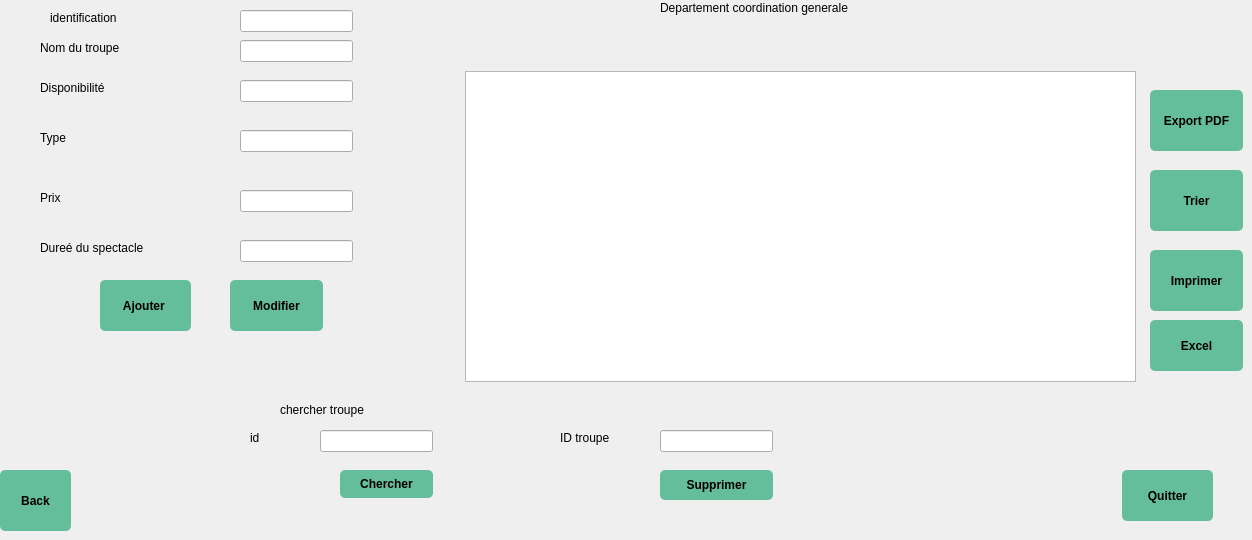
      <widget class="QWidget" name="tab_17">
       <attribute name="title">
        <string>Troupe musicale</string>
       </attribute>
       <widget class="QLabel" name="label_94">
        <property name="geometry">
         <rect>
          <x>40</x>
          <y>40</y>
          <width>101</width>
          <height>16</height>
         </rect>
        </property>
        <property name="text">
         <string>Nom du troupe</string>
        </property>
       </widget>
       <widget class="QLabel" name="label_95">
        <property name="geometry">
         <rect>
          <x>40</x>
          <y>80</y>
          <width>81</width>
          <height>16</height>
         </rect>
        </property>
        <property name="text">
         <string>Disponibilité</string>
        </property>
       </widget>
       <widget class="QLabel" name="label_96">
        <property name="geometry">
         <rect>
          <x>40</x>
          <y>130</y>
          <width>55</width>
          <height>16</height>
         </rect>
        </property>
        <property name="text">
         <string>Type</string>
        </property>
       </widget>
       <widget class="QLabel" name="label_97">
        <property name="geometry">
         <rect>
          <x>40</x>
          <y>190</y>
          <width>55</width>
          <height>16</height>
         </rect>
        </property>
        <property name="text">
         <string>Prix</string>
        </property>
       </widget>
       <widget class="QLabel" name="label_98">
        <property name="geometry">
         <rect>
          <x>40</x>
          <y>240</y>
          <width>121</width>
          <height>16</height>
         </rect>
        </property>
        <property name="text">
         <string>Dureé du spectacle</string>
        </property>
       </widget>
       <widget class="QLineEdit" name="lineEdit_nomt">
        <property name="geometry">
         <rect>
          <x>240</x>
          <y>40</y>
          <width>113</width>
          <height>22</height>
         </rect>
        </property>
       </widget>
       <widget class="QLineEdit" name="lineEdit_type_2">
        <property name="geometry">
         <rect>
          <x>240</x>
          <y>130</y>
          <width>113</width>
          <height>22</height>
         </rect>
        </property>
       </widget>
       <widget class="QLineEdit" name="lineEdit_prixt">
        <property name="geometry">
         <rect>
          <x>240</x>
          <y>190</y>
          <width>113</width>
          <height>22</height>
         </rect>
        </property>
       </widget>
       <widget class="QPushButton" name="ajoutertroupe">
        <property name="geometry">
         <rect>
          <x>100</x>
          <y>280</y>
          <width>91</width>
          <height>51</height>
         </rect>
        </property>
        <property name="styleSheet">
         <string notr="true">QPushButton {
padding: 5px;
border-radius: 5px;
background-color:rgb(101, 190, 155);
font-weight: bold;
}
QPushButton:hover
{
color :white;
}</string>
        </property>
        <property name="text">
         <string>Ajouter </string>
        </property>
       </widget>
       <widget class="QLabel" name="label_99">
        <property name="geometry">
         <rect>
          <x>660</x>
          <y>0</y>
          <width>221</width>
          <height>16</height>
         </rect>
        </property>
        <property name="text">
         <string>Departement coordination generale</string>
        </property>
       </widget>
       <widget class="QPushButton" name="pushButton_26">
        <property name="geometry">
         <rect>
          <x>1122</x>
          <y>470</y>
          <width>91</width>
          <height>51</height>
         </rect>
        </property>
        <property name="styleSheet">
         <string notr="true">QPushButton {
padding: 5px;
border-radius: 5px;
background-color:rgb(101, 190, 155);
font-weight: bold;
}
QPushButton:hover
{
color :white;
}</string>
        </property>
        <property name="text">
         <string>Quitter</string>
        </property>
       </widget>
       <widget class="QPushButton" name="pushButton_27">
        <property name="geometry">
         <rect>
          <x>0</x>
          <y>470</y>
          <width>71</width>
          <height>61</height>
         </rect>
        </property>
        <property name="styleSheet">
         <string notr="true">QPushButton {
padding: 5px;
border-radius: 5px;
background-color:rgb(101, 190, 155);
font-weight: bold;
}
QPushButton:hover
{
color :white;
}</string>
        </property>
        <property name="text">
         <string>Back</string>
        </property>
       </widget>
       <widget class="QLineEdit" name="lineEdit_disponibilitet">
        <property name="geometry">
         <rect>
          <x>240</x>
          <y>80</y>
          <width>113</width>
          <height>22</height>
         </rect>
        </property>
       </widget>
       <widget class="QLineEdit" name="lineEdit_duree">
        <property name="geometry">
         <rect>
          <x>240</x>
          <y>240</y>
          <width>113</width>
          <height>22</height>
         </rect>
        </property>
       </widget>
       <widget class="QLabel" name="label_100">
        <property name="geometry">
         <rect>
          <x>50</x>
          <y>10</y>
          <width>71</width>
          <height>16</height>
         </rect>
        </property>
        <property name="text">
         <string>identification</string>
        </property>
       </widget>
       <widget class="QLineEdit" name="lineEdit_idt">
        <property name="geometry">
         <rect>
          <x>240</x>
          <y>10</y>
          <width>113</width>
          <height>22</height>
         </rect>
        </property>
       </widget>
       <widget class="QTableView" name="tableView_troupe">
        <property name="geometry">
         <rect>
          <x>465</x>
          <y>71</y>
          <width>671</width>
          <height>311</height>
         </rect>
        </property>
       </widget>
       <widget class="QPushButton" name="Supprimer_3">
        <property name="geometry">
         <rect>
          <x>660</x>
          <y>470</y>
          <width>113</width>
          <height>30</height>
         </rect>
        </property>
        <property name="styleSheet">
         <string notr="true">QPushButton {
padding: 5px;
border-radius: 5px;
background-color:rgb(101, 190, 155);
font-weight: bold;
}
QPushButton:hover
{
color :white;
}</string>
        </property>
        <property name="text">
         <string>Supprimer</string>
        </property>
       </widget>
       <widget class="QLabel" name="label_101">
        <property name="geometry">
         <rect>
          <x>560</x>
          <y>430</y>
          <width>55</width>
          <height>16</height>
         </rect>
        </property>
        <property name="text">
         <string>ID troupe</string>
        </property>
       </widget>
       <widget class="QLineEdit" name="lineEdit_supprimertroupe">
        <property name="geometry">
         <rect>
          <x>660</x>
          <y>430</y>
          <width>113</width>
          <height>22</height>
         </rect>
        </property>
       </widget>
       <widget class="QPushButton" name="modifiertroupe">
        <property name="geometry">
         <rect>
          <x>230</x>
          <y>280</y>
          <width>93</width>
          <height>51</height>
         </rect>
        </property>
        <property name="styleSheet">
         <string notr="true">QPushButton {
padding: 5px;
border-radius: 5px;
background-color:rgb(101, 190, 155);
font-weight: bold;
}
QPushButton:hover
{
color :white;
}</string>
        </property>
        <property name="text">
         <string>Modifier</string>
        </property>
       </widget>
       <widget class="QPushButton" name="exportpdf">
        <property name="geometry">
         <rect>
          <x>1150</x>
          <y>90</y>
          <width>93</width>
          <height>61</height>
         </rect>
        </property>
        <property name="styleSheet">
         <string notr="true">QPushButton {
padding: 5px;
border-radius: 5px;
background-color:rgb(101, 190, 155);
font-weight: bold;
}
QPushButton:hover
{
color :white;
}</string>
        </property>
        <property name="text">
         <string>Export PDF</string>
        </property>
       </widget>
       <widget class="QPushButton" name="button_cherchert">
        <property name="geometry">
         <rect>
          <x>340</x>
          <y>470</y>
          <width>93</width>
          <height>28</height>
         </rect>
        </property>
        <property name="styleSheet">
         <string notr="true">QPushButton {
padding: 5px;
border-radius: 5px;
background-color:rgb(101, 190, 155);
font-weight: bold;
}
QPushButton:hover
{
color :white;
}</string>
        </property>
        <property name="text">
         <string>Chercher</string>
        </property>
       </widget>
       <widget class="QLineEdit" name="lineEdit_cherchertroupe">
        <property name="geometry">
         <rect>
          <x>320</x>
          <y>430</y>
          <width>113</width>
          <height>22</height>
         </rect>
        </property>
       </widget>
       <widget class="QLabel" name="label_102">
        <property name="geometry">
         <rect>
          <x>280</x>
          <y>400</y>
          <width>111</width>
          <height>20</height>
         </rect>
        </property>
        <property name="text">
         <string>chercher troupe</string>
        </property>
       </widget>
       <widget class="QLabel" name="label_103">
        <property name="geometry">
         <rect>
          <x>250</x>
          <y>430</y>
          <width>55</width>
          <height>16</height>
         </rect>
        </property>
        <property name="text">
         <string>id</string>
        </property>
       </widget>
       <widget class="QPushButton" name="button_triertroupe">
        <property name="geometry">
         <rect>
          <x>1150</x>
          <y>170</y>
          <width>93</width>
          <height>61</height>
         </rect>
        </property>
        <property name="styleSheet">
         <string notr="true">QPushButton {
padding: 5px;
border-radius: 5px;
background-color:rgb(101, 190, 155);
font-weight: bold;
}
QPushButton:hover
{
color :white;
}</string>
        </property>
        <property name="text">
         <string>Trier</string>
        </property>
       </widget>
       <widget class="QPushButton" name="imprimertroupe">
        <property name="geometry">
         <rect>
          <x>1150</x>
          <y>250</y>
          <width>93</width>
          <height>61</height>
         </rect>
        </property>
        <property name="styleSheet">
         <string notr="true">QPushButton {
padding: 5px;
border-radius: 5px;
background-color:rgb(101, 190, 155);
font-weight: bold;
}
QPushButton:hover
{
color :white;
}</string>
        </property>
        <property name="text">
         <string>Imprimer</string>
        </property>
       </widget>
       <widget class="QPushButton" name="exceltroupe">
        <property name="geometry">
         <rect>
          <x>1150</x>
          <y>320</y>
          <width>93</width>
          <height>51</height>
         </rect>
        </property>
        <property name="styleSheet">
         <string notr="true">QPushButton {
padding: 5px;
border-radius: 5px;
background-color:rgb(101, 190, 155);
font-weight: bold;
}
QPushButton:hover
{
color :white;
}</string>
        </property>
        <property name="text">
         <string>Excel</string>
        </property>
       </widget>
       <zorder>label_94</zorder>
       <zorder>label_95</zorder>
       <zorder>label_96</zorder>
       <zorder>label_97</zorder>
       <zorder>label_98</zorder>
       <zorder>lineEdit_type_2</zorder>
       <zorder>label_99</zorder>
       <zorder>pushButton_26</zorder>
       <zorder>pushButton_27</zorder>
       <zorder>label_100</zorder>
       <zorder>label_101</zorder>
       <zorder>label_102</zorder>
       <zorder>label_103</zorder>
       <zorder>lineEdit_nomt</zorder>
       <zorder>lineEdit_prixt</zorder>
       <zorder>ajoutertroupe</zorder>
       <zorder>lineEdit_disponibilitet</zorder>
       <zorder>lineEdit_duree</zorder>
       <zorder>lineEdit_idt</zorder>
       <zorder>tableView_troupe</zorder>
       <zorder>Supprimer_3</zorder>
       <zorder>lineEdit_supprimertroupe</zorder>
       <zorder>modifiertroupe</zorder>
       <zorder>exportpdf</zorder>
       <zorder>button_cherchert</zorder>
       <zorder>lineEdit_cherchertroupe</zorder>
       <zorder>button_triertroupe</zorder>
       <zorder>imprimertroupe</zorder>
       <zorder>exceltroupe</zorder>
      </widget>
